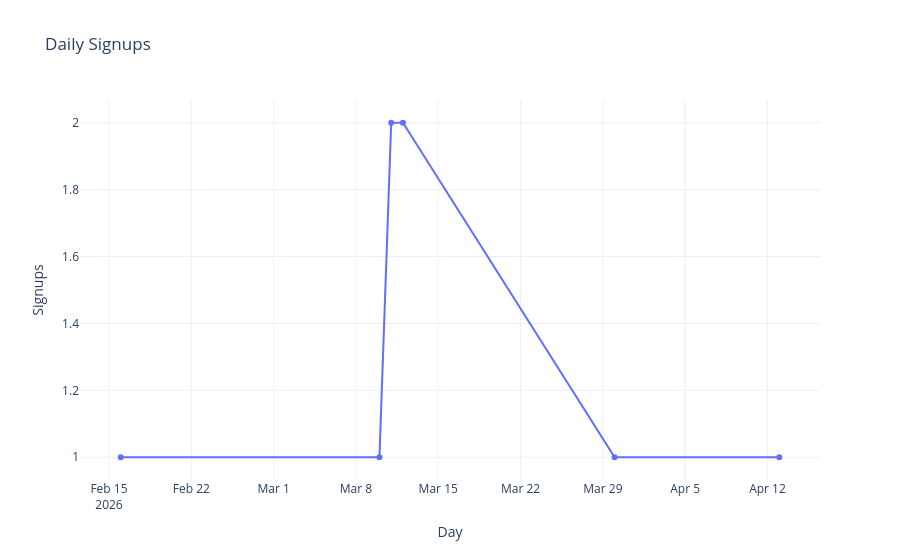

This figure's notebook cell:
### Markdown cell above
## 3) User growth and signup trend

### Code cell
# Replace SQL with pandas group by
if not df_profiles.empty:
    now_tz = df_profiles['created_at'].dt.tz
    cutoff = (pd.Timestamp.now(tz=now_tz) - pd.Timedelta(days=LOOKBACK_DAYS)) if now_tz else (pd.Timestamp.now() - pd.Timedelta(days=LOOKBACK_DAYS))
    df_prof_recent = df_profiles[df_profiles['created_at'] >= cutoff]
    
    signups_daily = df_prof_recent.groupby(df_prof_recent['created_at'].dt.floor('D')).size().reset_index(name='signups')
    signups_daily.rename(columns={'created_at': 'day'}, inplace=True)
else:
    signups_daily = pd.DataFrame(columns=['day', 'signups'])

if not signups_daily.empty:
    fig = px.line(signups_daily, x='day', y='signups', title='Daily Signups', markers=True)
    fig.update_layout(xaxis_title='Day', yaxis_title='Signups')
    fig.show()

signups_daily.tail(20)

### Figure 1 — Plotly figure (JSON) as saved in the notebook; plotly's stock layout.template omitted (floating-point values rounded to 4 significant figures)
{"data": [{"hovertemplate": "day=%{x}<br>signups=%{y}<extra></extra>", "legendgroup": "", "line": {"color": "#636efa", "dash": "solid"}, "marker": {"symbol": "circle"}, "mode": "lines+markers", "name": "", "orientation": "v", "showlegend": false, "type": "scatter", "x": ["2026-02-16T00:00:00+00:00", "2026-03-10T00:00:00+00:00", "2026-03-11T00:00:00+00:00", "2026-03-12T00:00:00+00:00", "2026-03-30T00:00:00+00:00", "2026-04-13T00:00:00+00:00"], "xaxis": "x", "y": [1, 1, 2, 2, 1, 1], "yaxis": "y"}], "layout": {"legend": {"tracegroupgap": 0}, "title": {"text": "Daily Signups"}, "xaxis": {"anchor": "y", "autorange": true, "domain": [0, 1], "range": ["2026-02-12 12:21:47.8328", "2026-04-16 11:38:12.1672"], "title": {"text": "Day"}, "type": "date"}, "yaxis": {"anchor": "x", "autorange": true, "domain": [0, 1], "range": [0.9268, 2.073], "title": {"text": "Signups"}, "type": "linear"}}}
